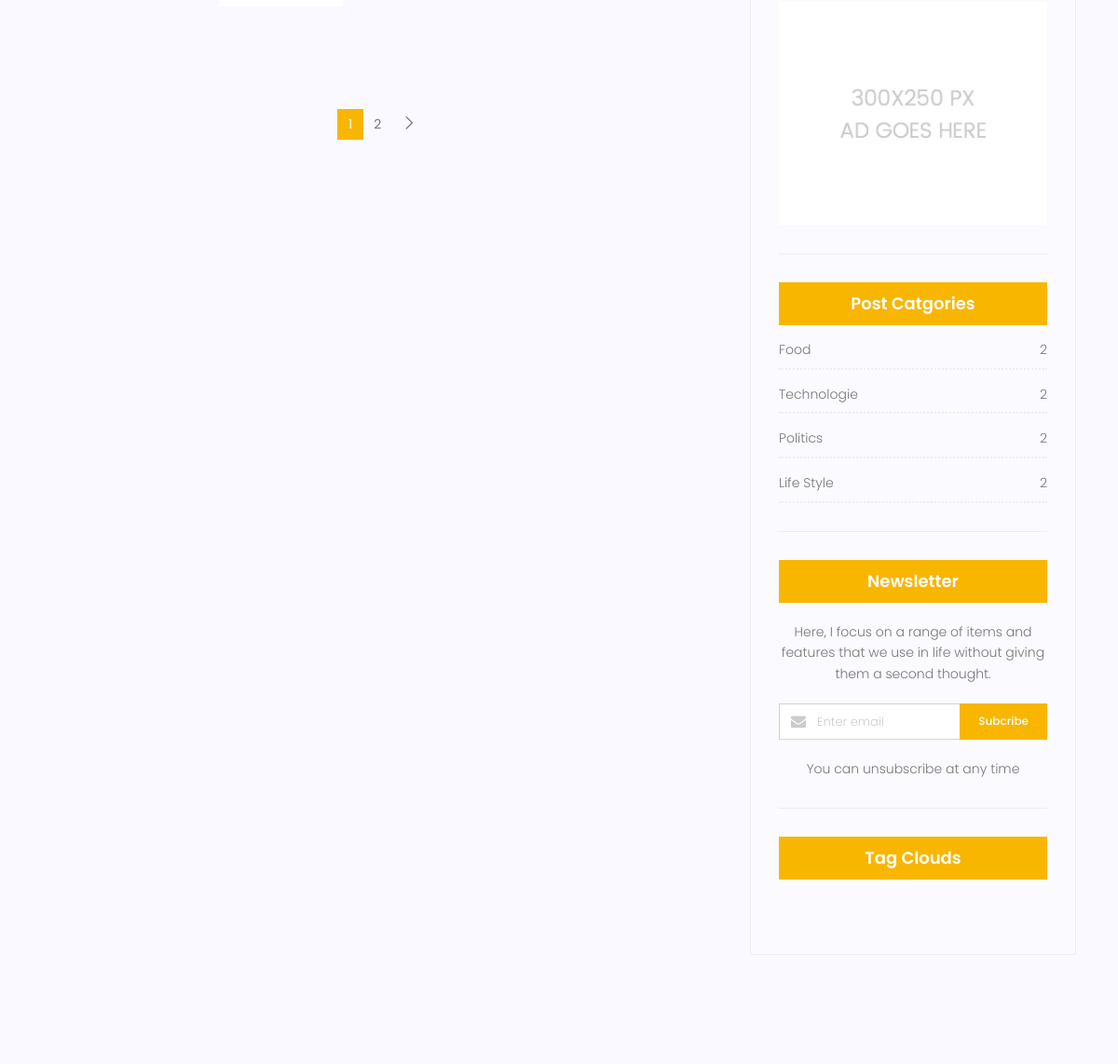
The page /blog/ (middle part) on the database as committed earlier.
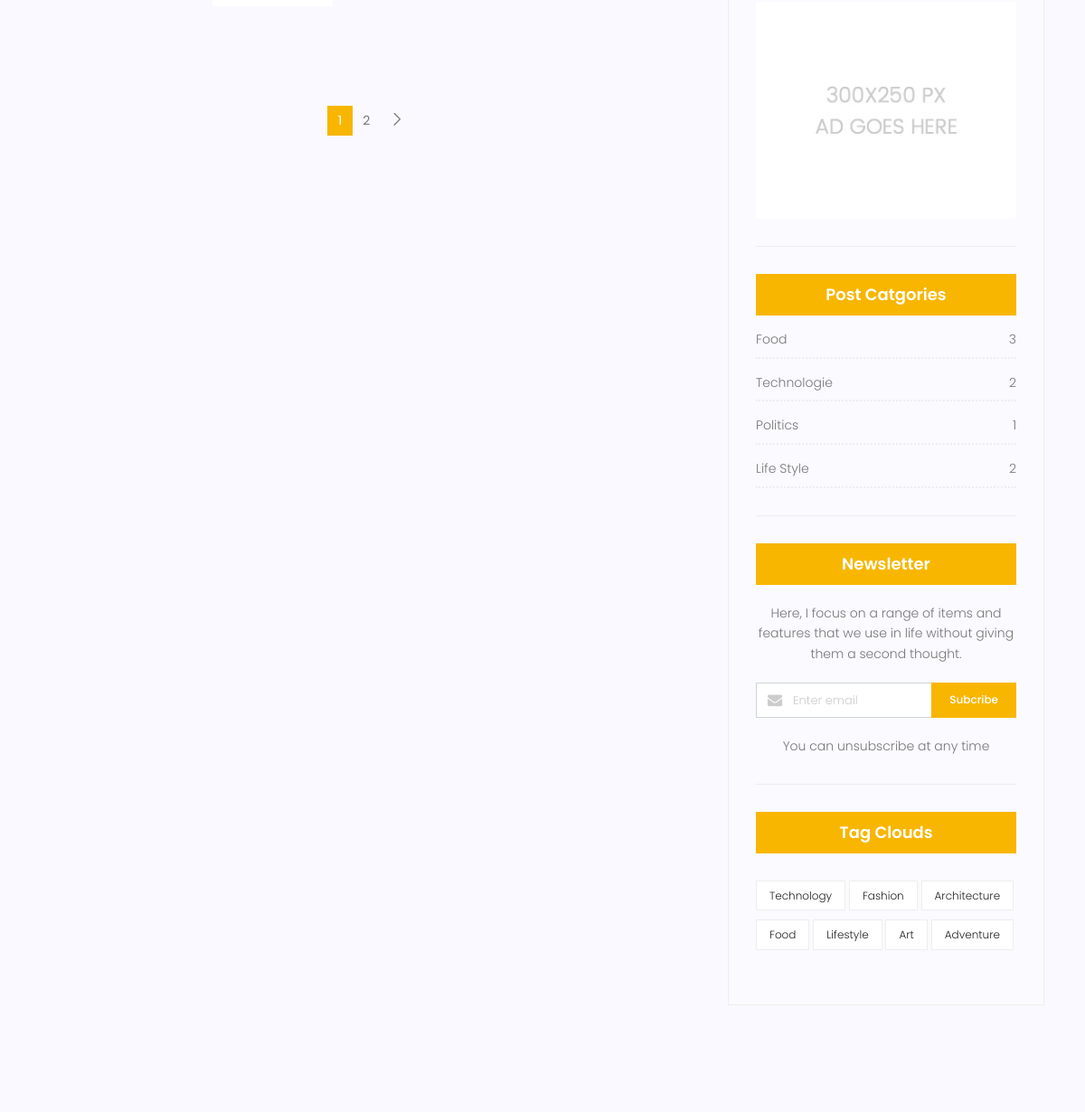
The same page on the database as committed later.
### blog/models.py (models this page shows, shortened)
class Category(models.Model):
    name = models.CharField(max_length=100)
    def __str__(self):
        return self.name

class Tag(models.Model):
    name = models.CharField(max_length=100)

### blog/views.py (the view)
# urls.py: path('', views.blog_home , name='blog_home'),
def blog_home(request, **kwargs):
    posts = Post.objects.filter(status=True)
    """if user select posts by categories"""
    if kwargs.get('cat_name') is not None:
        posts = posts.filter(category__name=kwargs['cat_name'])
    """if user select posts by author"""
    if kwargs.get('author_uname') is not None:
        posts = posts.filter(author__username=kwargs['author_uname'])
    """if user select posts by tag"""
    if kwargs.get('tag_name') is not None:
        posts = posts.filter(tag__name=kwargs['tag_name'])
    posts = Paginator(posts, 2)
    page_number = request.GET.get('page')
    posts = posts.get_page(page_number)
    return render(request, 'blog/blog_home.html', {'posts': posts})

### blog/templatetags/blog_tags.py (called while the page is built)
@register.simple_tag(name='comments_count')
def function(post_id):
    comments = Comment.objects.filter(post_id=post_id, approved=True).count()
    return comments

@register.inclusion_tag('blog/blog_latestposts.html')
def latestposts(arg=2):
    posts = Post.objects.filter(status=1).order_by('-published_date')[:arg]
    return {'posts': posts}

@register.inclusion_tag('blog/blog_postscategories.html')
def postscategory():
    categories = Category.objects.all()
    cat_dict = {}
    for cat in categories:
        cat_dict[cat] = Post.objects.filter(status=1, category=cat).count()
    return {'categories': cat_dict}

@register.inclusion_tag('blog/blog_poststags.html')
def poststags():
    tags = Tag.objects.all()
    return {'tags': tags}

### blog/templates/blog/blog_home.html (shortened to what this page needs)
{% extends 'base.html' %}
{% load static %}
{% load humanize %}
{% load blog_tags %}
{% block content %}
    <section class="post-content-area">
        <div class="container">
            <div class="row">
                <div class="col-lg-8 posts-list">
                    {% for post in posts %}
                        <div class="single-post row">
                            <div class="col-lg-3  col-md-3 meta-details">
                            </div>
                            <div class="col-lg-9 col-md-9 ">
                                <a href="{% url 'blog:blog_details' pid=post.id %}" class="primary-btn">View More</a>
                            </div>
                        </div>
                    {% endfor %}
                    <nav class="blog-pagination justify-content-center d-flex">
                        <ul class="pagination">
                            {% for page in posts.paginator.page_range %}
                                {% if posts.number == page %}
                                    <li class="page-item active"><a href="?page={{ page }}"
                                                                    class="page-link">{{ page }}</a></li>
                                {% else %}
                                    <li class="page-item"><a href="?page={{ page }}" class="page-link">{{ page }}</a>
                                    </li>
                                {% endif %}
                            {% endfor %}
                            {% if posts.has_next %}
                                <li class="page-item">
                                    <a href="?page={{ posts.next_page_number }}" class="page-link" aria-label="Next">
                                    <span aria-hidden="true">
                                        <span class="lnr lnr-chevron-right"></span>
                                    </span>
                                    </a>
                                </li>
                            {% endif %}
                        </ul>
                    </nav>
                </div>
                <div class="col-lg-4 sidebar-widgets">
                    <div class="widget-wrap">
                        <div class="single-sidebar-widget ads-widget">
                            <a href="#"><img class="img-fluid" src={% static 'img/blog/ads-banner.jpg' %} alt=""></a>
                        </div>
                        {% postscategory %}
                        <div class="single-sidebar-widget newsletter-widget">
                            <h4 class="newsletter-title">Newsletter</h4>
                            <p>
                                Here, I focus on a range of items and features that we use in life without
                                giving them a second thought.
                            </p>
                            <div class="form-group d-flex flex-row">
                                <div class="col-autos">
                                    <div class="input-group">
                                        <div class="input-group-prepend">
                                            <div class="input-group-text"><i class="fa fa-envelope"
                                                                             aria-hidden="true"></i>
                                            </div>
                                        </div>
                                        <input type="text" class="form-control" id="inlineFormInputGroup"
                                               placeholder="Enter email" onfocus="this.placeholder = ''"
                                               onblur="this.placeholder = 'Enter email'">
                                    </div>
                                </div>
                                <a href="#" class="bbtns">Subcribe</a>
                            </div>
                            <p class="text-bottom">
                                You can unsubscribe at any time
                            </p>
                        </div>
                        {% poststags %}
                    </div>
                </div>
            </div>
        </div>
    </section>
{% endblock %}

### templates/base.html (shortened to what this page needs)
{% load static %}
<!DOCTYPE html>
<html lang="en" class="no-js">
<head>
    {% include 'includes/head_css_links.html' %}
</head>
<body>
{% block content %}
{% endblock %}
</body>
</html>

### templates/includes/head_meta_tags.html (shortened to what this page needs)
{% load static %}

### templates/includes/head_css_links.html
{% load static %}
<link rel="stylesheet" href={% static "css/linearicons.css" %}>
<link rel="stylesheet" href={% static "css/font-awesome.min.css" %}>
<link rel="stylesheet" href={% static "css/bootstrap.css" %}>
<link rel="stylesheet" href={% static "css/magnific-popup.css" %}>
<link rel="stylesheet" href={% static "css/jquery-ui.css" %}>
<link rel="stylesheet" href={% static "css/nice-select.css" %}>
<link rel="stylesheet" href={% static "css/animate.min.css" %}>
<link rel="stylesheet" href={% static "css/owl.carousel.css" %}>
<link rel="stylesheet" href={% static "css/main.css" %}>

### templates/includes/header.html (shortened to what this page needs)
{% load static %}

### blog/templates/blog/blog_searchbox.html (shortened to what this page needs)
{% load static %}

### blog/templates/blog/blog_userinfo.html (shortened to what this page needs)
{% load static %}

### blog/templates/blog/blog_latestposts.html (shortened to what this page needs)
{% load static %}
{% load humanize %}

### blog/templates/blog/blog_postscategories.html
{% load static %}
<div class="single-sidebar-widget post-category-widget">
    <h4 class="category-title">Post Catgories</h4>
    <ul class="cat-list">
    {% for cat, count in categories.items %}
        <li>
            <a href="{% url 'blog:blog_category' cat_name=cat %}" class="d-flex justify-content-between">
                <p>{{ cat }}</p>
                <p>{{ count }}</p>
            </a>
        </li>
    {% endfor %}
    </ul>
</div>

### blog/templates/blog/blog_poststags.html
{% load static %}
<div class="single-sidebar-widget tag-cloud-widget">
    <h4 class="tagcloud-title">Tag Clouds</h4>
    <ul>
        {% for tag in tags %}
            <li><a href="{% url 'blog:blog_tag' tag_name=tag.name %}">{{ tag.name }}</a></li>
        {% endfor %}
    </ul>
</div>

### templates/includes/footer.html (shortened to what this page needs)
{% load static %}

### templates/includes/footer_js_links.html (shortened to what this page needs)
{% load static %}

Rows that differ between the two databases and show on the page:
computed for Category "Food": count "2" → "3"
computed for Category "Politics": count "2" → "1"
added Tag: name "Technology"
added Tag: name "Fashion"
added Tag: name "Architecture"
added Tag: name "Food"
added Tag: name "Lifestyle"
added Tag: name "Art"
added Tag: name "Adventure"
